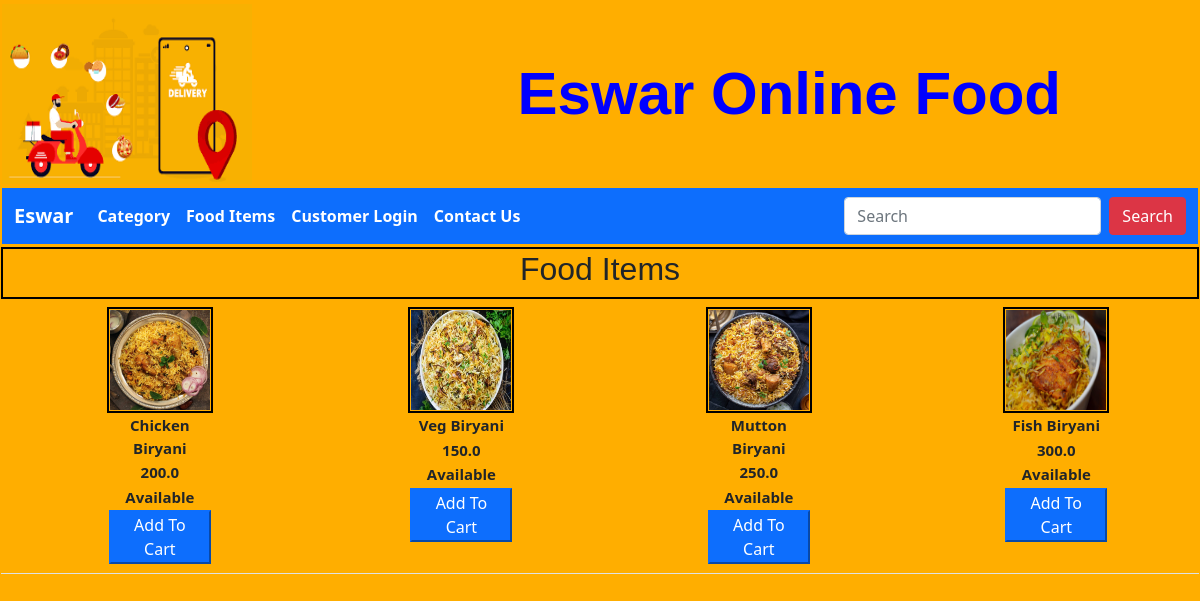
The app's page /view_category_food_item/2/ with its own data.
### customer/models.py (models this page shows)
class Food(models.Model):
    item_id = models.AutoField(primary_key=True)
    item_name = models.CharField(max_length=30)
    item_price = models.FloatField()
    item_photo = models.ImageField(upload_to="food_images/")
    item_status = models.CharField(max_length=50)
    cat_id = models.ForeignKey(Category,on_delete=models.CASCADE)

### customer/views.py (the view)
# urls.py: path('view_category_food_item/<int:cat_id>/',views.viewcategoryFooditem,name='view_category_food_item'),
def viewcategoryFooditem(request, cat_id):
     fm = Food.objects.filter(cat_id=cat_id)
     return render(request,"customer/catfood.html",{"cat_food":fm},
                   )

### templates/customer/catfood.html (shortened to what this page needs)
{% extends 'common.html' %}
{% block menu %}
    {% include 'menu/main_menu.html' %}
{% endblock %}
{% block body %}
    <table align="center" width="100%">
        <tr>
            <th id="category_style" colspan="3" style="text-align: center">
                <h2>
                    Food Items
                </h2>
            </th>
        </tr>
    <table class="table" border="0">
    <tr>
    {% for food in cat_food %}
        <th>
            <table align="center" width="20%" border="0">
                <tr>
                    <th class="zoom" id="category_style">
                        <img src="{{ food.item_photo.url }}"  width="100" height="100">
                    </th>
                </tr>
                <tr>
                    <th style="font-size: 15px;text-align: center">{{ food.item_name }}</th>
                </tr>
                <tr>
                    <th style="font-size: 15px;text-align: center">{{ food.item_price }}</th>
                </tr>
                <tr>
                    <th style="font-size: 15px;text-align: center">
                        {{ food.item_status }}
                    </th>
                </tr>
                <tr>
                    <th>
                        <button type="submit" class="btn-primary">Add To Cart</button>
                    </th>
                </tr>
            </table>
        </th>
    {% endfor %}
    </tr>
    </table>
    </table>
{% endblock %}

### records on screen
Food: item_photo (picture), item_name "Chicken Biryani", item_price "200.0", item_status "Available"
Food: item_photo (picture), item_name "Veg Biryani", item_price "150.0", item_status "Available"
Food: item_photo (picture), item_name "Mutton Biryani", item_price "250.0", item_status "Available"
Food: item_photo (picture), item_name "Fish Biryani", item_price "300.0", item_status "Available"
